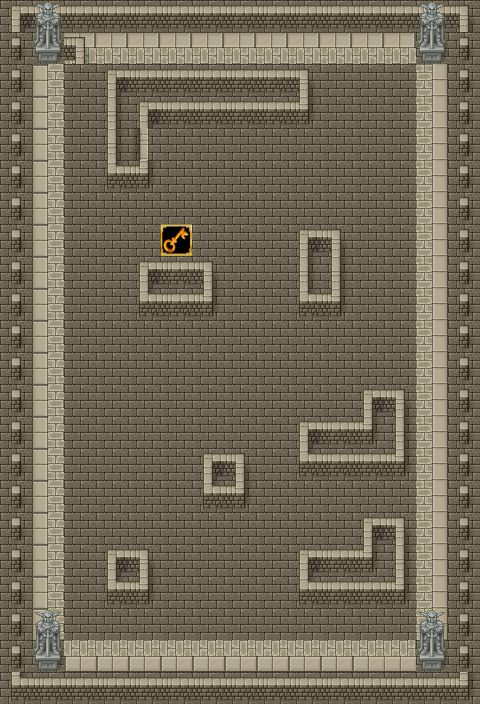

A level layout from a 2D game, rendered from its tile map. Below: a short description, then the map file with tile-grid data replaced by summaries:
An orthogonal 15x22 tile map with 32x32 px tiles, 3 tile layers (Theme , SB, Object), 2 tilesets and 15 objects.

<map version="1.2" tiledversion="1.3.1" orientation="orthogonal" renderorder="right-down" compressionlevel="0" width="15" height="22" tilewidth="32" tileheight="32" infinite="0" nextlayerid="16" nextobjectid="33">
 <tileset firstgid="1" name="ts-basechip" tilewidth="32" tileheight="32" tilecount="1064" columns="8">
  <image source="ts-basechip.png" width="256" height="4256" />
 </tileset>
 <tileset firstgid="1065" name="ui" tilewidth="32" tileheight="32" tilecount="4" columns="4">
  <image source="ui.png" width="128" height="32" />
 </tileset>
 <layer id="8" name="Theme " width="15" height="22">
  <data>[330 cells, 330 non-empty, 4 distinct tile ids]</data>
 </layer>
 <layer id="10" name="SB" width="15" height="22">
  <data>[330 cells, 2 non-empty, 1 distinct tile ids]</data>
 </layer>
 <layer id="9" name="Object" width="15" height="22">
  <data>[330 cells, 135 non-empty, 9 distinct tile ids]</data>
 </layer>
 <objectgroup id="11" name="Wall">
  <object id="7" x="110.156" y="70.0996" width="195.277" height="55.0782" />
  <object id="8" x="106.401" y="122.674" width="42.5605" height="62.5889" />
  <object id="9" x="141.451" y="260.37" width="68.8478" height="52.5747" />
  <object id="11" x="299.175" y="231.579" width="42.5605" height="83.8691" />
  <object id="12" x="364.267" y="389.303" width="40.0569" height="85.1209" />
  <object id="13" x="302.93" y="421.849" width="57.5818" height="52.5747" />
  <object id="14" x="365.519" y="518.236" width="36.3016" height="83.8691" />
  <object id="15" x="300.427" y="552.034" width="65.0925" height="50.0711" />
  <object id="16" x="204.04" y="453.144" width="41.3087" height="55.0782" />
  <object id="17" x="106.401" y="552.034" width="43.8122" height="52.5747" />
 </objectgroup>
 <objectgroup id="12" name="kill">
  <object id="19" x="468.165" y="0" width="12.5178" height="703.499" />
  <object id="20" x="1.25178" y="0" width="480.683" height="11.266" />
  <object id="21" x="2.50356" y="0" width="8.76245" height="703.499" />
  <object id="22" x="2.50356" y="688.478" width="480.683" height="15.0213" />
 </objectgroup>
 <objectgroup id="13" name="key">
  <object id="27" x="160.228" y="224.068" width="30.0427" height="32.5462" />
 </objectgroup>
 <objectgroup id="14" name="movingwall" />
 <objectgroup id="15" name="explode" />
</map>
